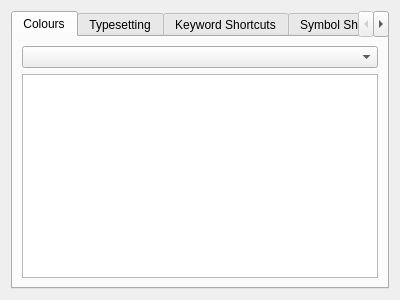
<?xml version="1.0" encoding="UTF-8"?>
<ui version="4.0">
 <class>Preferences</class>
 <widget class="QWidget" name="Preferences">
  <property name="geometry">
   <rect>
    <x>0</x>
    <y>0</y>
    <width>400</width>
    <height>300</height>
   </rect>
  </property>
  <property name="windowTitle">
   <string>Preferences</string>
  </property>
  <layout class="QHBoxLayout" name="horizontalLayout">
   <item>
    <widget class="QTabWidget" name="tabWidget">
     <property name="currentIndex">
      <number>0</number>
     </property>
     <widget class="QWidget" name="colours">
      <attribute name="title">
       <string>Colours</string>
      </attribute>
      <attribute name="toolTip">
       <string>Change the appearance of the editor</string>
      </attribute>
      <layout class="QVBoxLayout" name="verticalLayout">
       <item>
        <widget class="QComboBox" name="colour_dropdown">
         <property name="currentText">
          <string/>
         </property>
        </widget>
       </item>
       <item>
        <widget class="QTableWidget" name="colour_table">
         <property name="editTriggers">
          <set>QAbstractItemView::NoEditTriggers</set>
         </property>
         <property name="selectionMode">
          <enum>QAbstractItemView::NoSelection</enum>
         </property>
        </widget>
       </item>
      </layout>
     </widget>
     <widget class="QWidget" name="tab">
      <attribute name="title">
       <string>Typesetting</string>
      </attribute>
      <layout class="QVBoxLayout" name="verticalLayout_4">
       <item>
        <widget class="QScrollArea" name="scrollArea_2">
         <property name="widgetResizable">
          <bool>true</bool>
         </property>
         <property name="alignment">
          <set>Qt::AlignLeading|Qt::AlignLeft|Qt::AlignTop</set>
         </property>
         <widget class="QWidget" name="scrollAreaWidgetContents_2">
          <property name="geometry">
           <rect>
            <x>0</x>
            <y>0</y>
            <width>358</width>
            <height>232</height>
           </rect>
          </property>
          <layout class="QVBoxLayout" name="verticalLayout_5">
           <item>
            <widget class="QCheckBox" name="integralCheckBox">
             <property name="text">
              <string>Integrals aligned vertically</string>
             </property>
            </widget>
           </item>
           <item>
            <widget class="QCheckBox" name="numberCommaCheckBox">
             <property name="text">
              <string>Display commas in numbers</string>
             </property>
            </widget>
           </item>
           <item>
            <spacer name="verticalSpacer">
             <property name="orientation">
              <enum>Qt::Vertical</enum>
             </property>
             <property name="sizeHint" stdset="0">
              <size>
               <width>20</width>
               <height>40</height>
              </size>
             </property>
            </spacer>
           </item>
          </layout>
         </widget>
        </widget>
       </item>
      </layout>
     </widget>
     <widget class="QWidget" name="Commands">
      <attribute name="title">
       <string>Keyword Shortcuts</string>
      </attribute>
      <layout class="QVBoxLayout" name="verticalLayout_2">
       <item>
        <widget class="QPushButton" name="keywordDefaultsButton">
         <property name="text">
          <string>Reset Defaults</string>
         </property>
        </widget>
       </item>
       <item>
        <widget class="QScrollArea" name="scrollArea">
         <property name="widgetResizable">
          <bool>true</bool>
         </property>
         <widget class="QWidget" name="scrollAreaWidgetContents">
          <property name="geometry">
           <rect>
            <x>0</x>
            <y>0</y>
            <width>358</width>
            <height>172</height>
           </rect>
          </property>
          <layout class="QGridLayout" name="gridLayout"/>
         </widget>
        </widget>
       </item>
       <item>
        <widget class="QPushButton" name="keywordAddButton">
         <property name="text">
          <string>Add Keyword</string>
         </property>
        </widget>
       </item>
      </layout>
     </widget>
     <widget class="QWidget" name="symbolPage">
      <attribute name="title">
       <string>Symbol Shortcuts</string>
      </attribute>
      <layout class="QVBoxLayout" name="verticalLayout_3">
       <item>
        <layout class="QVBoxLayout" name="symbolLayout">
         <item>
          <widget class="QPushButton" name="symbolsDefaultsButton">
           <property name="text">
            <string>Reset Defaults</string>
           </property>
          </widget>
         </item>
         <item>
          <widget class="QPushButton" name="symbolsAddButton">
           <property name="text">
            <string>Add Entry</string>
           </property>
          </widget>
         </item>
        </layout>
       </item>
      </layout>
     </widget>
    </widget>
   </item>
  </layout>
 </widget>
 <resources/>
 <connections/>
</ui>
